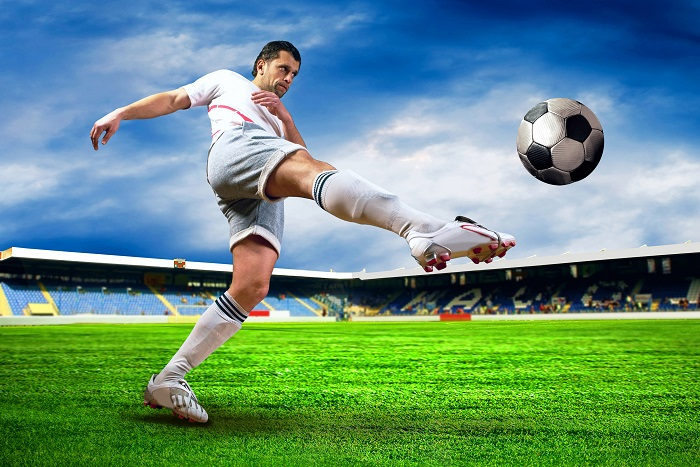
#> input picture Goruntu Isleme/Beginning/resimler/futbol.jpg, 700 x 467 px
$ python ornk18.py
#> lines starting #> are read from the running program, lines starting #| are printed output that depends on the picture
#-*-coding: utf-8-*-
#Image Dondurme (Rotation)
import numpy as np
import cv2

img=cv2.imread('resimler/futbol.jpg',0)
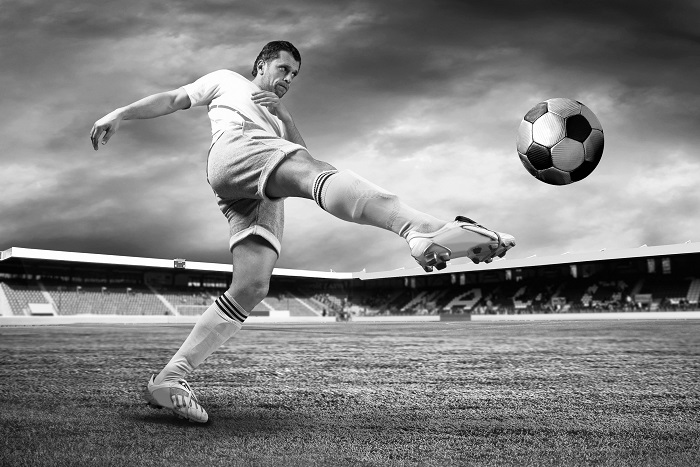
#> img: shape (467, 700); min 0, max 255, mean 129.6
rows,cols=img.shape
#> rows = 467; cols = 700

#https://docs.opencv.org/3.0-beta/doc/py_tutorials/py_imgproc/py_geometric_transformations/py_geometric_transformations.html#geometric-transformations
#buradan matamatiksel formulune bakabilirsiniz.
M=cv2.getRotationMatrix2D((cols/2,rows/2),110,1) #rotasyon degeri
dst=cv2.warpAffine(img,M,(cols,rows))
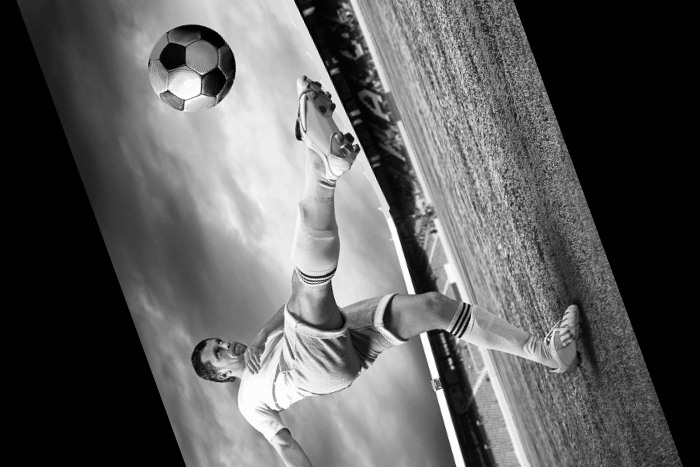
#> dst: shape (467, 700); min 0, max 255, mean 93.3

cv2.imshow('rotaion',dst)
cv2.waitKey(0)
cv2.destroyAllWindows()

$ run again, with Goruntu Isleme/Beginning/resimler/apple.jpg copied over Goruntu Isleme/Beginning/resimler/futbol.jpg
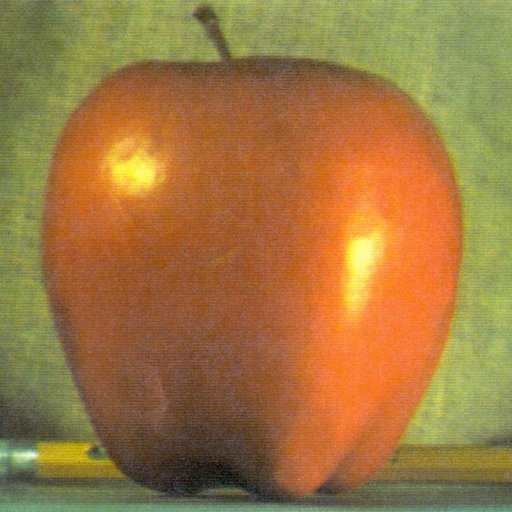
#> input picture Goruntu Isleme/Beginning/resimler/apple.jpg, 512 x 512 px
#> `img=cv2.imread('resimler/futbol.jpg',0)`:
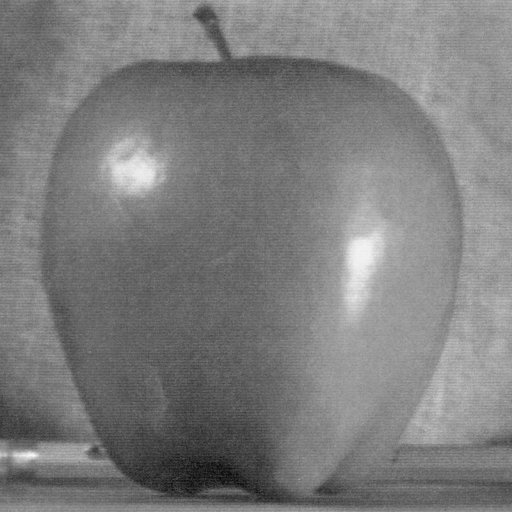
#> img: shape (512, 512); min 7, max 250, mean 125.2
#> `dst=cv2.warpAffine(img,M,(cols,rows))`:
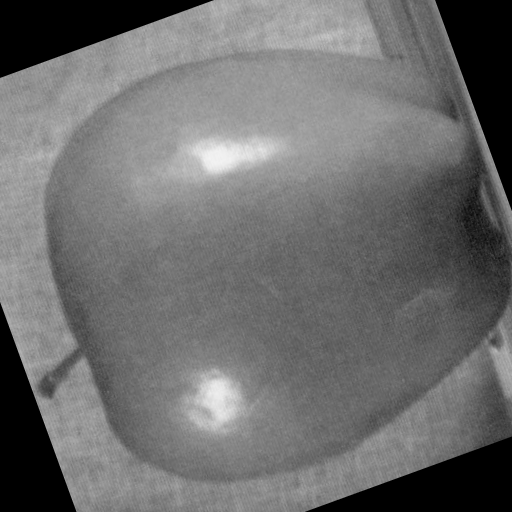
#> dst: shape (512, 512); min 0, max 243, mean 109.5

$ run again, with Goruntu Isleme/Beginning/resimler/elma.jpg copied over Goruntu Isleme/Beginning/resimler/futbol.jpg
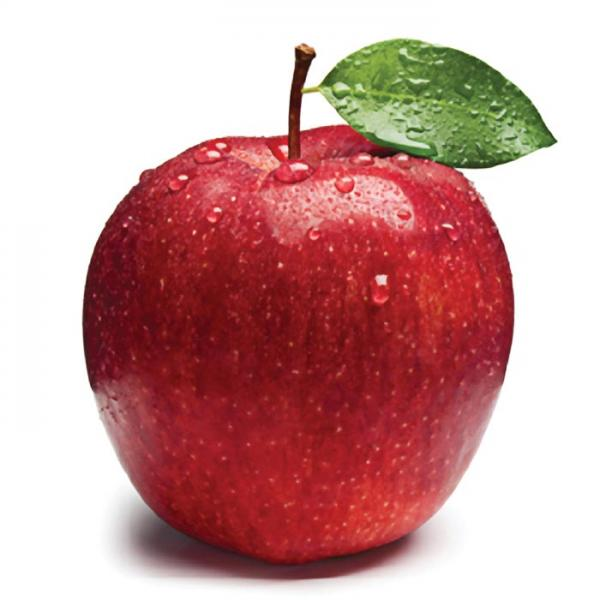
#> input picture Goruntu Isleme/Beginning/resimler/elma.jpg, 600 x 600 px
#> `img=cv2.imread('resimler/futbol.jpg',0)`:
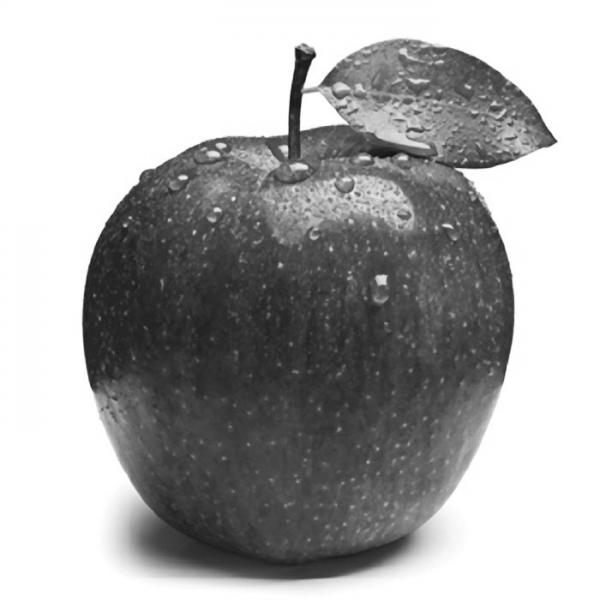
#> img: shape (600, 600); min 13, max 255, mean 169.2
#> `dst=cv2.warpAffine(img,M,(cols,rows))`:
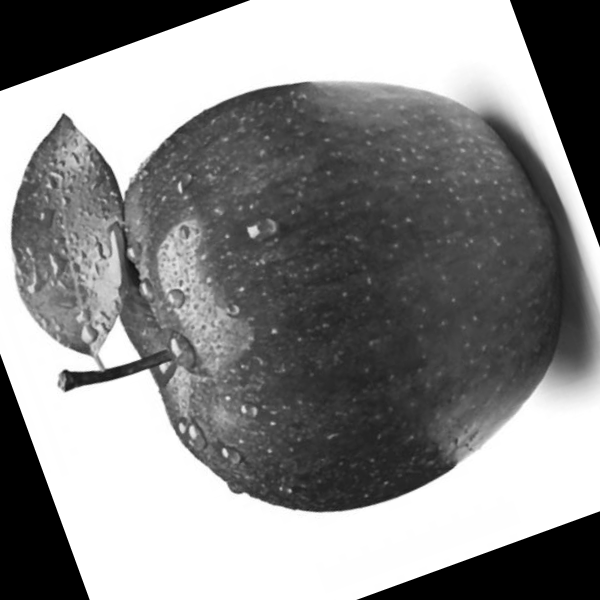
#> dst: shape (600, 600); min 0, max 255, mean 137.8

$ run again, with Goruntu Isleme/Beginning/resimler/image.jpg copied over Goruntu Isleme/Beginning/resimler/futbol.jpg
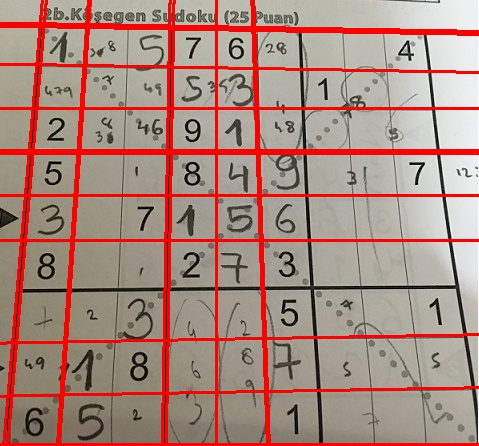
#> input picture Goruntu Isleme/Beginning/resimler/image.jpg, 479 x 446 px
#> `img=cv2.imread('resimler/futbol.jpg',0)`:
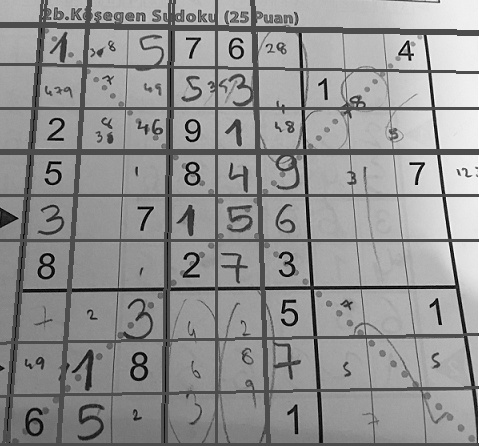
#> img: shape (446, 479); min 0, max 255, mean 145.6
#> `dst=cv2.warpAffine(img,M,(cols,rows))`:
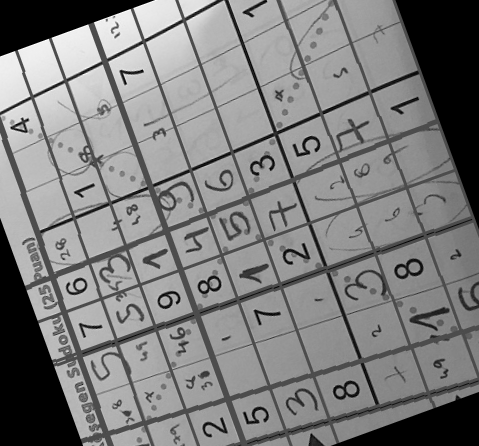
#> dst: shape (446, 479); min 0, max 255, mean 126.2
